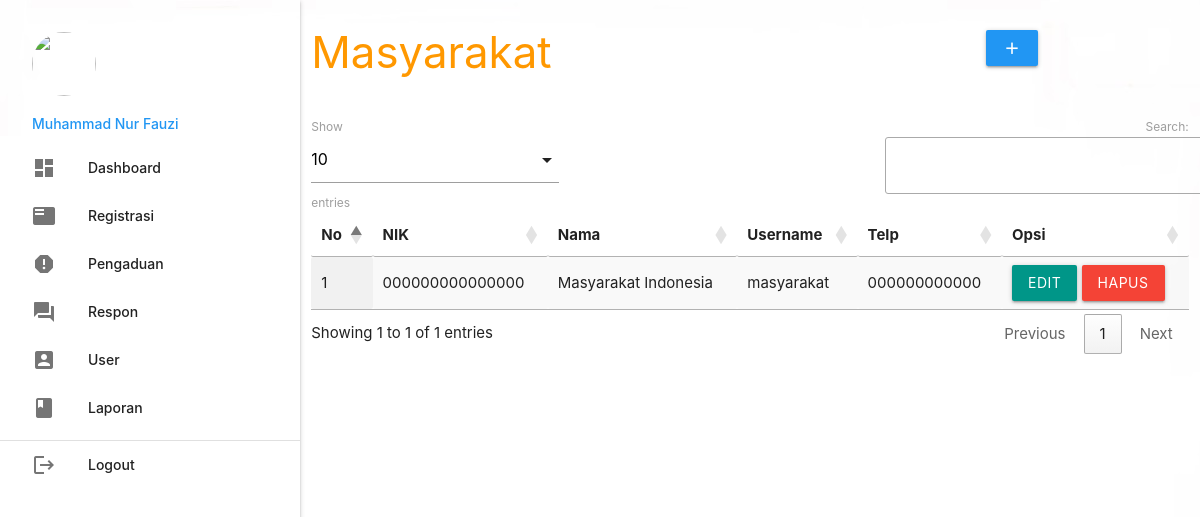
The app's page /admin/index.php?p=registrasi (signed in) with its own data.
### tables this page shows
CREATE TABLE `masyarakat` (
  `nik` varchar(16) NOT NULL,
  `nama` varchar(35) NOT NULL,
  `username` varchar(25) NOT NULL,
  `password` varchar(255) NOT NULL,
  `telp` varchar(13) NOT NULL
);

### admin/registrasi.php (the view, shortened to what this page needs)
       <div class="row">
         <div class="col s12 m9">
           <h3 class="orange-text">Masyarakat</h3>
         </div>
         <div class="col s12 m3">
           <div class="section"></div>
           <a class="waves-effect waves-light btn modal-trigger blue" href="#modal1"><i class="material-icons">add</i></a>
         </div>
       </div>
       <table id="example" class="display responsive-table" style="width:100%">
         <thead>
             <tr>
				<th>No</th>
				<th>NIK</th>
				<th>Nama</th>
				<th>Username</th>
				<th>Telp</th>
               	<th>Opsi</th>
             </tr>
         </thead>
         <tbody>
<?php
	$no=1;
	$query = mysqli_query($koneksi,"SELECT * FROM masyarakat ORDER BY nik ASC");
	while ($r=mysqli_fetch_assoc($query)) { ?>
	<tr>
		<td><?php echo $no++; ?></td>
		<td><?php echo $r['nik']; ?></td>
		<td><?php echo $r['nama']; ?></td>
		<td><?php echo $r['username']; ?></td>
		<td><?php echo $r['telp']; ?></td>
		<td><a class="btn teal modal-trigger" href="#regis_edit?nik=<?php echo $r['nik'] ?>">Edit</a> <a onclick="return confirm('Anda Yakin Ingin Menghapus Y/N')" class="btn red" href="index.php?p=regis_hapus&nik=<?php echo $r['nik'] ?>">Hapus</a></td>
	</tr>
           <?php  }
            ?>
         </tbody>
       </table>

### records on screen
masyarakat: nik "000000000000000", nama "Masyarakat Indonesia", username "masyarakat", telp "000000000000"

### other values on screen
$_SESSION['data']['nama_petugas'] "Muhammad Nur Fauzi"
